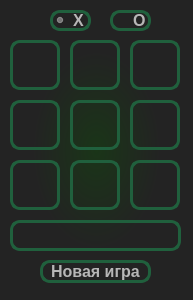
<?xml version="1.0" encoding="UTF-8"?>
<ui version="4.0">
 <class>Form</class>
 <widget class="QWidget" name="Form">
  <property name="geometry">
   <rect>
    <x>0</x>
    <y>0</y>
    <width>193</width>
    <height>300</height>
   </rect>
  </property>
  <property name="windowTitle">
   <string>Крестики-нолики</string>
  </property>
  <property name="styleSheet">
   <string notr="true">background-color: qradialgradient(spread:pad, cx:0.5, cy:0.5, radius:0.5, fx:0.5, fy:0.5, stop:0 rgba(26, 53, 24, 255), stop:0.663158 rgba(35, 35, 35, 255));</string>
  </property>
  <widget class="QRadioButton" name="X_RadioButton">
   <property name="geometry">
    <rect>
     <x>50</x>
     <y>10</y>
     <width>41</width>
     <height>21</height>
    </rect>
   </property>
   <property name="font">
    <font>
     <pointsize>12</pointsize>
     <weight>75</weight>
     <bold>true</bold>
    </font>
   </property>
   <property name="autoFillBackground">
    <bool>false</bool>
   </property>
   <property name="styleSheet">
    <string notr="true">background: rgba(0,0,0,0);
border-radius: 10px;
border: 3px solid #20603D;
color: #b7b7b7;
</string>
   </property>
   <property name="text">
    <string>X</string>
   </property>
   <property name="checked">
    <bool>true</bool>
   </property>
  </widget>
  <widget class="QRadioButton" name="O_RadioButton">
   <property name="geometry">
    <rect>
     <x>110</x>
     <y>10</y>
     <width>41</width>
     <height>21</height>
    </rect>
   </property>
   <property name="font">
    <font>
     <pointsize>12</pointsize>
     <weight>75</weight>
     <bold>true</bold>
    </font>
   </property>
   <property name="styleSheet">
    <string notr="true">background: rgba(0,0,0,0);
border-radius: 10px;
border: 3px solid #20603D;
color: #b7b7b7;
</string>
   </property>
   <property name="text">
    <string>O</string>
   </property>
  </widget>
  <widget class="QPushButton" name="btn_1">
   <property name="geometry">
    <rect>
     <x>10</x>
     <y>40</y>
     <width>50</width>
     <height>50</height>
    </rect>
   </property>
   <property name="font">
    <font>
     <pointsize>12</pointsize>
     <weight>75</weight>
     <bold>true</bold>
    </font>
   </property>
   <property name="styleSheet">
    <string notr="true">QPushButton{
border: 3px solid #20603D;
border-radius: 10px;
background-color: none;
color: #b7b7b7;;
}
QPushButton:hover{
background-color: #1E5945;
}</string>
   </property>
   <property name="text">
    <string/>
   </property>
  </widget>
  <widget class="QPushButton" name="btn_2">
   <property name="geometry">
    <rect>
     <x>70</x>
     <y>40</y>
     <width>50</width>
     <height>50</height>
    </rect>
   </property>
   <property name="font">
    <font>
     <pointsize>12</pointsize>
     <weight>75</weight>
     <bold>true</bold>
    </font>
   </property>
   <property name="styleSheet">
    <string notr="true">QPushButton{
border: 3px solid #20603D;
border-radius: 10px;
background-color: none;
color: #b7b7b7;;
}
QPushButton:hover{
background-color: #1E5945;
}</string>
   </property>
   <property name="text">
    <string/>
   </property>
  </widget>
  <widget class="QPushButton" name="btn_3">
   <property name="geometry">
    <rect>
     <x>130</x>
     <y>40</y>
     <width>50</width>
     <height>50</height>
    </rect>
   </property>
   <property name="font">
    <font>
     <pointsize>12</pointsize>
     <weight>75</weight>
     <bold>true</bold>
    </font>
   </property>
   <property name="styleSheet">
    <string notr="true">QPushButton{
border: 3px solid #20603D;
border-radius: 10px;
background-color: none;
color: #b7b7b7;;
}
QPushButton:hover{
background-color: #1E5945;
}</string>
   </property>
   <property name="text">
    <string/>
   </property>
  </widget>
  <widget class="QPushButton" name="btn_4">
   <property name="geometry">
    <rect>
     <x>130</x>
     <y>100</y>
     <width>50</width>
     <height>50</height>
    </rect>
   </property>
   <property name="font">
    <font>
     <pointsize>12</pointsize>
     <weight>75</weight>
     <bold>true</bold>
    </font>
   </property>
   <property name="styleSheet">
    <string notr="true">QPushButton{
border: 3px solid #20603D;
border-radius: 10px;
background-color: none;
color: #b7b7b7;;
}
QPushButton:hover{
background-color: #1E5945;
}</string>
   </property>
   <property name="text">
    <string/>
   </property>
  </widget>
  <widget class="QPushButton" name="btn_5">
   <property name="geometry">
    <rect>
     <x>70</x>
     <y>100</y>
     <width>50</width>
     <height>50</height>
    </rect>
   </property>
   <property name="font">
    <font>
     <pointsize>12</pointsize>
     <weight>75</weight>
     <bold>true</bold>
    </font>
   </property>
   <property name="styleSheet">
    <string notr="true">QPushButton{
border: 3px solid #20603D;
border-radius: 10px;
background-color: none;
color: #b7b7b7;;
}
QPushButton:hover{
background-color: #1E5945;
}</string>
   </property>
   <property name="text">
    <string/>
   </property>
  </widget>
  <widget class="QPushButton" name="btn_6">
   <property name="geometry">
    <rect>
     <x>10</x>
     <y>100</y>
     <width>50</width>
     <height>50</height>
    </rect>
   </property>
   <property name="font">
    <font>
     <pointsize>12</pointsize>
     <weight>75</weight>
     <bold>true</bold>
    </font>
   </property>
   <property name="styleSheet">
    <string notr="true">QPushButton{
border: 3px solid #20603D;
border-radius: 10px;
background-color: none;
color: #b7b7b7;;
}
QPushButton:hover{
background-color: #1E5945;
}</string>
   </property>
   <property name="text">
    <string/>
   </property>
  </widget>
  <widget class="QPushButton" name="btn_7">
   <property name="geometry">
    <rect>
     <x>10</x>
     <y>160</y>
     <width>50</width>
     <height>50</height>
    </rect>
   </property>
   <property name="font">
    <font>
     <pointsize>12</pointsize>
     <weight>75</weight>
     <bold>true</bold>
    </font>
   </property>
   <property name="styleSheet">
    <string notr="true">QPushButton{
border: 3px solid #20603D;
border-radius: 10px;
background-color: none;
color: #b7b7b7;;
}
QPushButton:hover{
background-color: #1E5945;
}</string>
   </property>
   <property name="text">
    <string/>
   </property>
  </widget>
  <widget class="QPushButton" name="btn_8">
   <property name="geometry">
    <rect>
     <x>130</x>
     <y>160</y>
     <width>50</width>
     <height>50</height>
    </rect>
   </property>
   <property name="font">
    <font>
     <pointsize>12</pointsize>
     <weight>75</weight>
     <bold>true</bold>
    </font>
   </property>
   <property name="styleSheet">
    <string notr="true">QPushButton{
border: 3px solid #20603D;
border-radius: 10px;
background-color: none;
color: #b7b7b7;;
}
QPushButton:hover{
background-color: #1E5945;
}</string>
   </property>
   <property name="text">
    <string/>
   </property>
  </widget>
  <widget class="QPushButton" name="btn_9">
   <property name="geometry">
    <rect>
     <x>70</x>
     <y>160</y>
     <width>50</width>
     <height>50</height>
    </rect>
   </property>
   <property name="font">
    <font>
     <pointsize>12</pointsize>
     <weight>75</weight>
     <bold>true</bold>
    </font>
   </property>
   <property name="styleSheet">
    <string notr="true">QPushButton{
border: 3px solid #20603D;
border-radius: 10px;
background-color: none;
color: #b7b7b7;;
}
QPushButton:hover{
background-color: #1E5945;
}</string>
   </property>
   <property name="text">
    <string/>
   </property>
  </widget>
  <widget class="QLabel" name="result_label">
   <property name="geometry">
    <rect>
     <x>10</x>
     <y>220</y>
     <width>171</width>
     <height>31</height>
    </rect>
   </property>
   <property name="font">
    <font>
     <pointsize>12</pointsize>
     <weight>75</weight>
     <bold>true</bold>
     <underline>true</underline>
    </font>
   </property>
   <property name="styleSheet">
    <string notr="true">background: rgba(0,0,0,0);
border-radius: 10px;
border: 3px solid #20603D;
color: #b7b7b7;
</string>
   </property>
   <property name="text">
    <string/>
   </property>
  </widget>
  <widget class="QPushButton" name="new_game_button">
   <property name="geometry">
    <rect>
     <x>40</x>
     <y>260</y>
     <width>111</width>
     <height>23</height>
    </rect>
   </property>
   <property name="font">
    <font>
     <pointsize>12</pointsize>
     <weight>75</weight>
     <bold>true</bold>
    </font>
   </property>
   <property name="styleSheet">
    <string notr="true">QPushButton{
border: 3px solid #20603D;
border-radius: 10px;
background-color: none;
color: #b7b7b7;;
}
QPushButton:hover{
background-color: #1E5945;
}</string>
   </property>
   <property name="text">
    <string>Новая игра</string>
   </property>
  </widget>
 </widget>
 <resources/>
 <connections/>
</ui>
